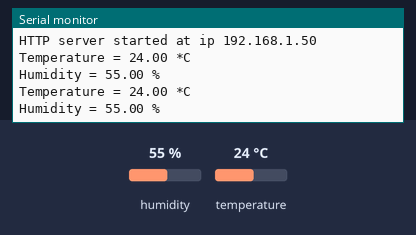
Bench run of a sketch on a simulated ESP8266 (NodeMCU). On the bench: the last lines printed to the serial monitor. Inputs (shaded band) come from the test bench; at power-on: humidity 55 %, temperature 24 °C. WiFi joins after 1.5 s; servers stay silent unless stated.

Above: at 2.7 s.
2.8 s: humidity set to 22 %
At 4.1 s:
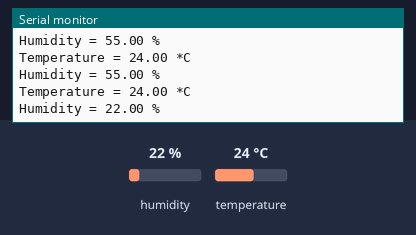
4.3 s: temperature set to 12 °C
At 5.3 s:
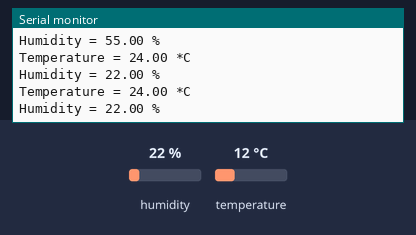
5.8 s: humidity set to 40 %
At 7.4 s:
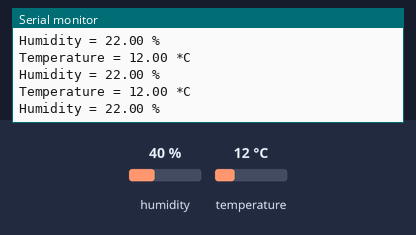
Timing chart, 0 to 8.9 s (numbered marks = the images above; inputs shaded):
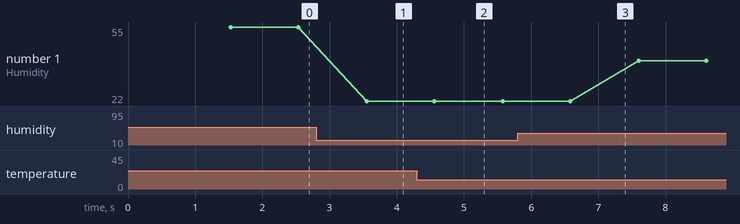

Measured:
- after the input at 2.8 s, the serial monitor: prints a new line after 0.76 s (image 1)
- plotted number 1: 55 → 22 after the input at 2.8 s, 22 → 40 after the input at 5.8 s

The sketch:

dhtonly.ino
```cpp
#include <ESP8266WiFi.h>
#include <ESP8266WebServer.h>


#include "DHT.h"

#define DHTPIN 13
#define DHTTYPE DHT11
unsigned long delayTime;
int led = 2;
const char* ssid = "123456";
const char* password = "ppap1542xd";

ESP8266WebServer server(80);

DHT dht(DHTPIN, DHTTYPE);
String GenerateMetrics() {
  digitalWrite(led, HIGH);
  String message = "";
  message += "# HELP dht11_measuring_temperature Current sensor temperature in celsius.\n";
  message += "# TYPE dht11_measuring_temperature gauge\n";
  message += "dht11_measuring_temperature ";
  message += dht.readTemperature();
  message += "\n";

  message += "# HELP dht11_measuring_humidity Current sensor humidity in persent.\n";
  message += "# TYPE dht11_measuring_humidity gauge\n";
  message += "dht11_measuring_humidity ";
  message += dht.readHumidity();
  message += "\n";

  message += "dht11_measuring_HeatIndex ";
  message += dht.computeHeatIndex(dht.readTemperature(), dht.readHumidity(), false);
  delay(500);
  digitalWrite(led, LOW);
  return message;
}


void HandleRoot() {

  server.send(200, "text/plain", GenerateMetrics() );
}
void HandleNotFound() {
  String message = "Error\n\n";
  server.send(404, "text/html", message);
}


void setup() {
    Serial.begin(115200);
    dht.begin();
    while(!Serial);

// BME280
    Serial.println(F("dht11 test"));


    Serial.println("-- Default Test --");


  //Setup WIFI
  WiFi.begin(ssid, password);
  Serial.println("");

  //Wait for WIFI connection
  while (WiFi.status() != WL_CONNECTED) {
    delay(500);
    Serial.print(".");
  }
  Serial.println("");
  Serial.print("Connected to ");
  Serial.println(ssid);
  Serial.print("IP address: ");
  Serial.println(WiFi.localIP());
  Serial.print("MAC address: ");
  Serial.println(WiFi.macAddress());

  server.on("/", HandleRoot);
  server.on("/metrics", HandleRoot);
  server.onNotFound( HandleNotFound );

  server.begin();
  Serial.println("HTTP server started at ip " + WiFi.localIP().toString() );


    Serial.println();
}


void loop() {
    printValues();
    server.handleClient();
    delay(1000);
}


void printValues() {

    Serial.print("Temperature = ");
    Serial.print(dht.readTemperature());
    Serial.println(" *C");


    Serial.print("Humidity = ");
    Serial.print(dht.readHumidity());
    Serial.println(" %");

    Serial.println();
}
```
